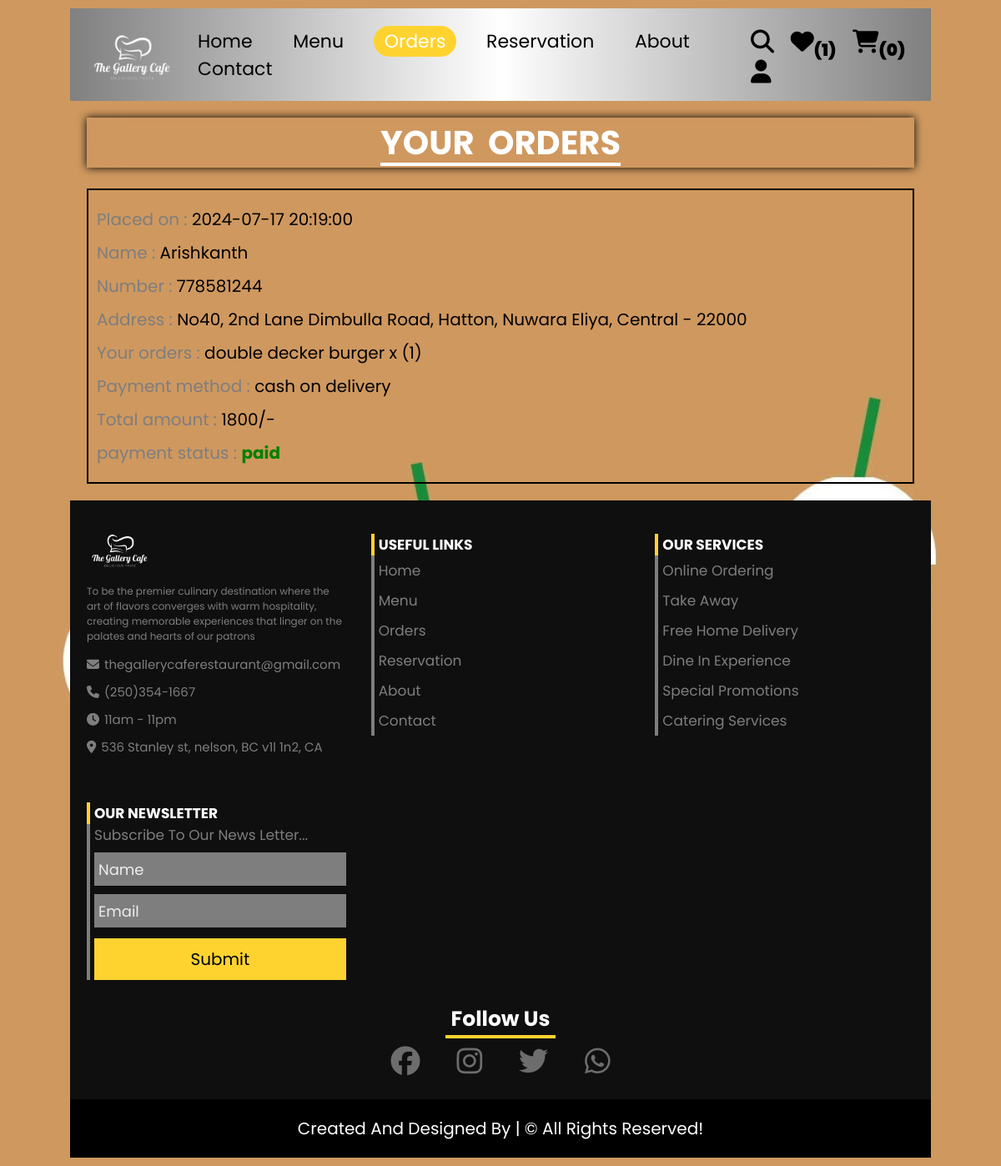
Screenshot of /customer/order.php (signed in) with the database file from the repository.
### tables this page shows
CREATE TABLE `orders` (
  `order_id` int(11) NOT NULL,
  `user_id` int(11) NOT NULL,
  `order_date_time` datetime NOT NULL DEFAULT current_timestamp(),
  `name` varchar(50) NOT NULL,
  `number` int(11) NOT NULL,
  `address` varchar(255) NOT NULL,
  `orders` varchar(255) NOT NULL,
  `total` int(11) NOT NULL,
  `payment_method` varchar(50) NOT NULL,
  `payment_status` tinyint(1) NOT NULL
);

### customer/order.php (the view, shortened to what this page needs)
<!DOCTYPE html>
<html lang="en">
<head>
    <link rel="stylesheet" href="https://cdnjs.cloudflare.com/ajax/libs/font-awesome/6.1.1/css/all.min.css">
    <link rel="stylesheet" href="../CSS/customer_style.css">
</head>
<body>
    <?php include("../components/user_header.php"); ?>
    <section class="orders">
        <h1 class="title">your orders</h1>
        <div class="box-container">
            <?php
                $orders = $conn->prepare("SELECT * FROM orders WHERE user_id = ?");
                $orders->execute([$user_id]);
                if($orders->rowCount() > 0) {
                    while($fetch_orders = $orders->fetch(PDO::FETCH_ASSOC)) {
            ?>
                        <div class="box">
                            <p>Placed on : <span><?= $fetch_orders['order_date_time'] ?></span></p>
                            <p>Name : <span><?= $fetch_orders['name'] ?></span></p>
                            <p>Number : <span><?= $fetch_orders['number'] ?></span></p>
                            <p>Address : <span><?= $fetch_orders['address'] ?></span></p>
                            <p>Your orders : <span><?= $fetch_orders['orders'] ?></span></p>
                            <p>Payment method : <span><?= $fetch_orders['payment_method'] ?></span></p>
                            <p>Total amount : <span><?= $fetch_orders['total'] ?>/-</span></p>
            <?php
                            if($fetch_orders['payment_status'] == 1) {
                                $paid = 'green';
                                $status = 'paid';
                            }else {
                                $paid = 'red';
                                $status = 'pending';
                            }
            ?>
                            <p>payment status : <span style="color: <?= $paid ?>; font-weight: bold"><?= $status ?></span></p>
                        </div>
            <?php
                    }
                }else {
            ?>
                    <div class="box">
                        <p style="text-align: center; color: red">You haven't placed any orders yet!</p>
                    </div>
          <?php } ?>
        </div>
    </section>
</body>
</html>
<?php include("../components/footer.php"); ?>

### CSS/customer_style.css (style rules this page uses)
:root { --yellow: #fed330; --red: #e74c3c; --light-color: #7e7e7e; --border: 2px solid #000; --light: #ededed; --light-black: #0f0f0f; }
* { font-family: 'poppins', sans-serif; margin: 0; padding: 0; box-sizing: border-box; outline: none; border: none; text-decoration: none; }
html { font-size: 62.5%; overflow-x: hidden; scroll-behavior: smooth; stop-opacity: 7rem; scroll-padding-top: 7rem; }
section { margin: 0 auto; max-width: 1300px; padding: 2rem; }
.title { text-align: center; margin-bottom: 2.5rem; font-size: 4rem; color: #ffffff; text-transform: uppercase; text-decoration: underline; word-spacing: .8rem; text-underline-offset: 1rem; background: transparent; backdrop-filter: blur(20px); box-shadow: 0 0 10px black; }
.orders .box-container { display: flex; flex-wrap: wrap; gap: 1.5rem; align-items: flex-start; }
.orders .box-container .box { padding: 1rem; border: var(--border); flex: 1 1 40rem; }
.orders .box-container .box p { line-height: 1.5; margin: 1rem 0; font-size: 2rem; color: var(--light-color); }
.orders .box-container .box p span { color: #000; }
.orders .box-container .box p:last-child span { color: var(--red); }

### customer/order.php (style rules this page uses)
body { background: url('../images/bg3.jpg'); padding: 1rem 7%; background-position: center; background-size: cover; background-repeat: no-repeat; }

### rows the page displays
orders: order_date_time "2024-07-17 20:19:00", name "Arishkanth", number "778581244", address "No40, 2nd Lane Dimbulla Road, Hatton, Nuwara Eliya, Central - 22000", orders "double decker burger x (1)", payment_method "cash on delivery", total "1800", payment_status "paid"

### other values shown
$total_user_wishlist_items "1"
count($_SESSION["cart"]) "0"
